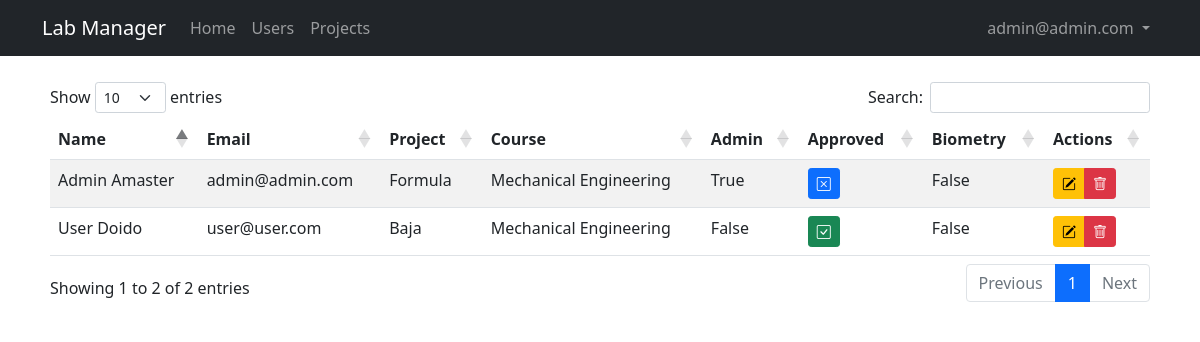
/admin/users (signed in), run on the app's committed database.
### lab_manager/models.py (models this page shows, shortened)
class User(db.Model, UserMixin):
    id = db.Column(db.Integer, primary_key = True)
    email = db.Column(db.String(50), unique = True)
    name = db.Column(db.String(150))
    password = db.Column(db.String(128))
    date_created = db.Column(db.DateTime, default = datetime.utcnow)
    biometry = db.Column(db.Boolean, default = False, nullable = False)
    project = db.Column(db.Integer, nullable = False)
    grr = db.Column(db.Integer, unique = True)
    course = db.Column(db.String(50))
    approved_by = db.Column(db.Integer)
    date_approved = db.Column(db.DateTime, default = datetime.utcnow)
    approved = db.Column(db.Boolean, default = False, nullable = False)
    admin = db.Column(db.Boolean, default = False, nullable = False)
    projects = db.relationship('Project', backref="user", passive_deletes = False)

### lab_manager/admin/routes.py (the view)
@admin.route("/admin/users")
@admin_only
def users():
    users = User.query
    return render_template('admin/users.jinja2', title = "Users", users=users, user=current_user)

### lab_manager/__init__.py (called while the page is built)
def create_app(config_class=Config):
    app = Flask(__name__)
    app.config.from_object(Config)
    db.init_app(app)
    migrate.init_app(app, db)
    from lab_manager.main.routes import main
    app.register_blueprint(main)
    from lab_manager.users.routes import users
    app.register_blueprint(users)
    from lab_manager.admin.routes import admin
    app.register_blueprint(admin)
    from .models import User, Project
    initialize_database(app)
    login_manager.init_app(app)
    @login_manager.user_loader
    def load_user(id):
        return User.query.get(int(id))
    return app

### lab_manager/admin/routes.py (called while the page is built)
def admin_only(func):
    @wraps(func)
    def wrapper(*args, **kwargs):
        if current_user.is_anonymous:
            flash("You should be logged in to see this page!", "warning")
            return redirect(url_for('admin.login'))
        if not current_user.admin:
            abort(403)
        return func(*args, **kwargs)
    return wrapper

### lab_manager/templates/admin/users.jinja2 (shortened to what this page needs)
{% extends "layout.jinja2" %}
{% block content %}
<table id="data" class="table table-striped">
<thead>
    <tr>
        <th>Name</th>
        <th>Email</th>
        <th>Project</th>
        <th>Course</th>
        <th>Admin</th>
        <th>Approved</th>
        <th>Biometry</th>
        <th>Actions</th>
    </tr>
</thead>
<tbody>
    {% for user in users %}
    <tr>
        <td>{{ user.name }}</td>
        <td>{{ user.email }}</td>
        <td>{{ user.project }}</td>
        <td>{{ user.course }}</td>
        <td>{{ user.admin }}</td>
        <td>
            {% if user.approved %}
                <a href="{{url_for('admin.approve_user', id=user.id)}}" class="btn btn-success btn-sm"><i class="bi bi-check-square"></i></a>
            {% else %}
                <a href="{{url_for('admin.approve_user', id=user.id)}}" class="btn btn-primary btn-sm"><i class="bi bi-x-square"></i></a>
            {% endif %}
        </td>
        <td>{{ user.biometry }}</td>
        <td>
            <div class="btn-group" role="group" aria-label="Basic mixed styles example">
                <button type="button" class="btn btn-warning btn-sm" data-bs-toggle="modal" data-bs-target="#edituserModal{{user.id}}"><i class="bi bi-pencil-square"></i></button>
                <button type="button" class="btn btn-danger btn-sm" data-bs-toggle="modal" data-bs-target="#delete-confirmation"><i class="bi bi-trash"></i></button>
            </div>
        </td>
    </tr>
    {% endfor %}
</tbody>
</table>
{% endblock content %}

### lab_manager/templates/layout.jinja2 (shortened to what this page needs)
<!DOCTYPE html>
<html lang="en">
<head>
    <link href="https://cdn.jsdelivr.net/npm/bootstrap@5.1.3/dist/css/bootstrap.min.css" rel="stylesheet">
    <link rel="stylesheet" type="text/css" href="https://cdn.datatables.net/1.10.25/css/dataTables.bootstrap5.css">
    <link rel="stylesheet" href="https://cdn.jsdelivr.net/npm/bootstrap-icons@1.8.1/font/bootstrap-icons.css">
    <link rel="stylesheet" type="text/css" href="{{ url_for('static', filename='main.css') }}">
</head>
<body>
    <nav class="navbar navbar-expand-md navbar-dark bg-dark">
        <div class="container">
            <a class="navbar-brand mr-4" href="/">Lab Manager</a>
            <div class="collapse navbar-collapse" id="navbar">
                <div class="navbar-nav me-auto mb-2 mb-lg-0">
                    <a href="/" class="nav-item nav-link">Home</a>
                    {% if user.is_authenticated and user.admin==True %}
                        <a href="{{url_for('admin.users')}}" class="nav-item nav-link">Users</a>
                        <a href="{{url_for('admin.projects')}}" class="nav-item nav-link">Projects</a>
                    {% endif %}
                </div>
                <div class="navbar-nav">
                    {% if user.is_authenticated and user.admin==False %}
                        <li class="nav-item dropdown">
                            <a class="nav-link dropdown-toggle" href="#" id="navbarDropdown" role="button" data-bs-toggle="dropdown" aria-expanded="false"> {{user.email}} </a>
                            <ul class="dropdown-menu dropdown-menu-end" aria-labelledby="navbarDropdown">
                                <li><a class="dropdown-item" href="{{url_for('users.profile')}}">Profile</a></li>
                                <li><hr class="dropdown-divider"></li>
                                <li><a class="dropdown-item" href="{{url_for('users.logout')}}">Logout</a></li>
                            </ul>
                        </li>
                    {% elif user.is_authenticated and user.admin==True %}
                        <li class="nav-item dropdown">
                            <a class="nav-link dropdown-toggle" href="#" id="navbarDropdown" role="button" data-bs-toggle="dropdown" aria-expanded="false"> {{user.email}} </a>
                        </li>
                    {% else %}
                        <a href="{{url_for('users.login')}}" class="nav-item nav-link">Login</a>
                        <a href="{{url_for('users.register')}}" class="nav-item nav-link">Sign Up</a>
                    {% endif %}
                </div>
            </div>
        </div>
    </nav>
    <main class="container full-page" role="main">
        {% block content %}{% endblock content %}
    </main>
</body>
</html>

### lab_manager/static/main.css (style rules this page uses)
.full-page { background: #ffffff; padding: 10px 20px; margin-bottom: 20px; margin-top: 1rem; }

### data on the page
User: email "admin@admin.com", name "Admin Amaster", project "Formula", course "Mechanical Engineering", admin "True", biometry "False"
User: name "User Doido", email "user@user.com", project "Baja", course "Mechanical Engineering", admin "False", biometry "False"
